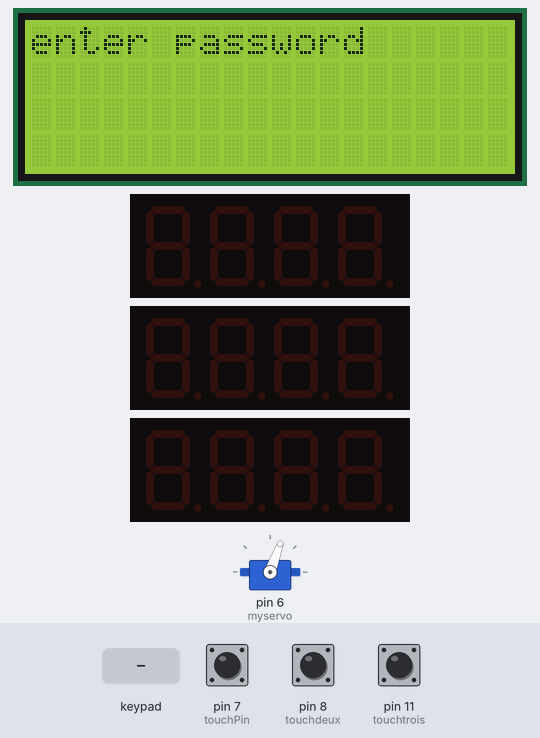
The sketch below on a simulated Arduino Uno, built with avr-gcc and run on an emulated ATmega328P. Parts: 20×4 character LCD, servo, 3 × 4-digit seven-segment display. The inputs (shaded band) are chosen by the test bench; at power-on: pin 7 (touchPin) HIGH, pin 8 (touchdeux) HIGH, pin 11 (touchtrois) HIGH. The audio player accepts every command and is not drawn; what the sketch prints to the serial monitor is not drawn.

Above: at 1.8 s.
1.9 s: keypad keys 2 2 2 2 pressed 0.4 s apart
At 5.1 s:
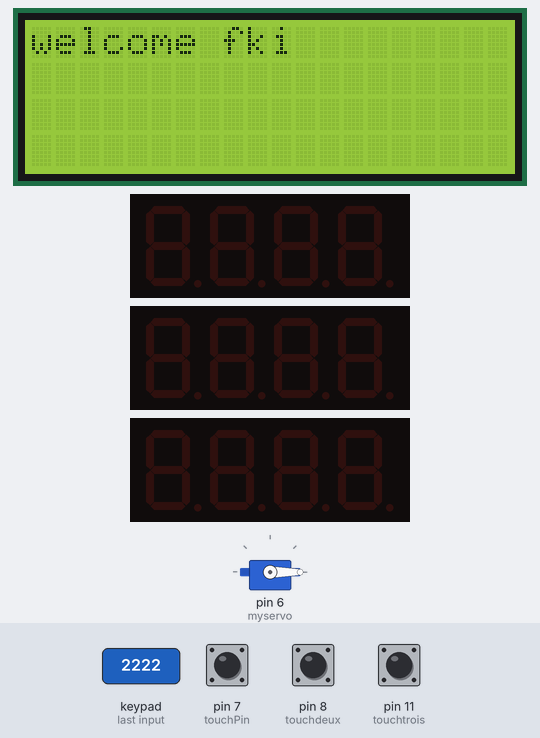
6.5 s: key 'A' pressed
At 9.2 s:
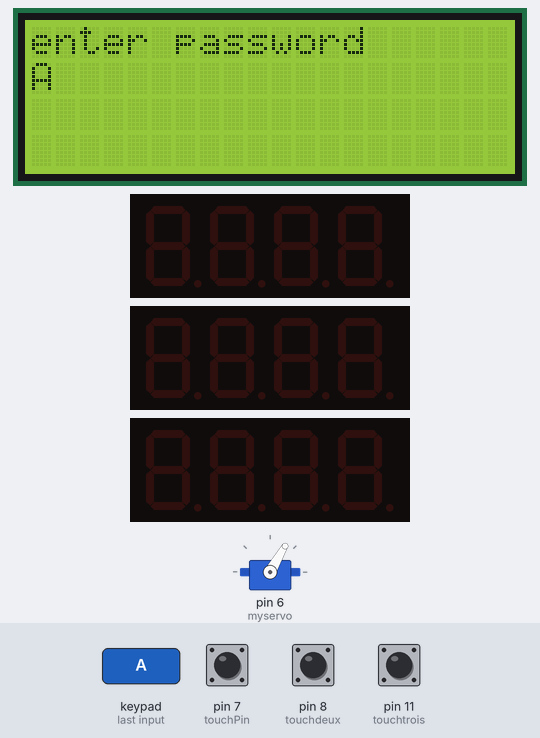
9.5 s: key 'B' pressed
At 10.3 s:
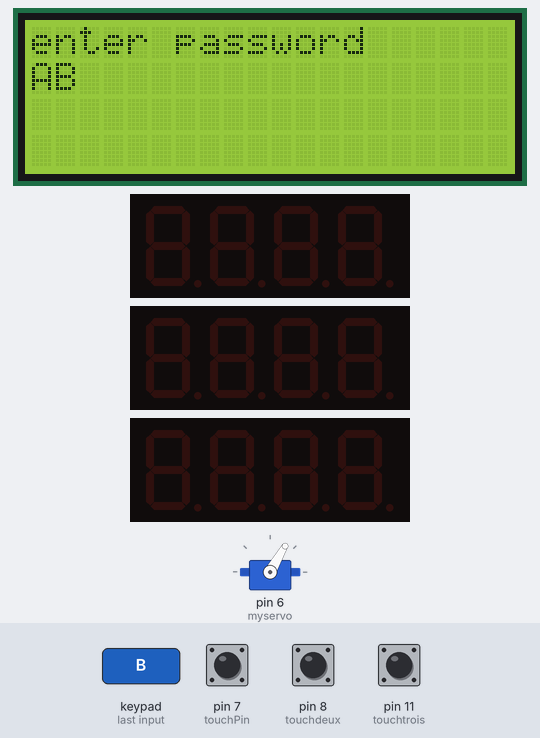
11.0 s: keypad keys 2 2 2 2 # pressed 0.4 s apart
At 12.5 s:
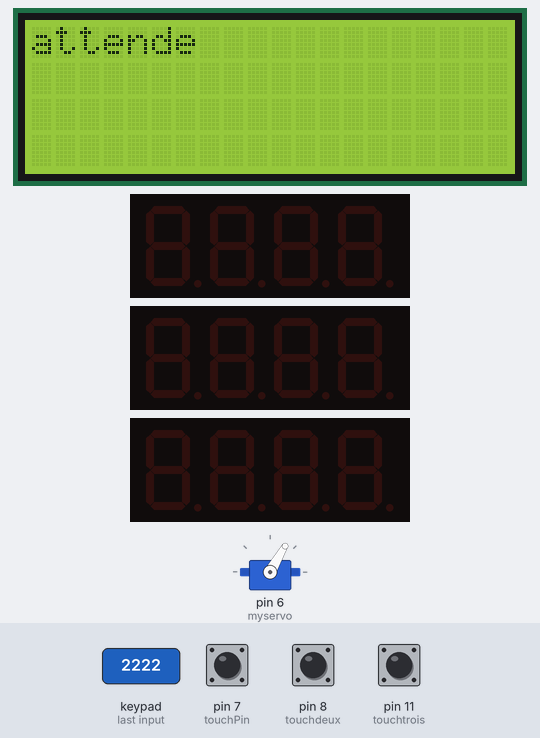
15.4 s: key 'C' pressed
At 15.46 s:
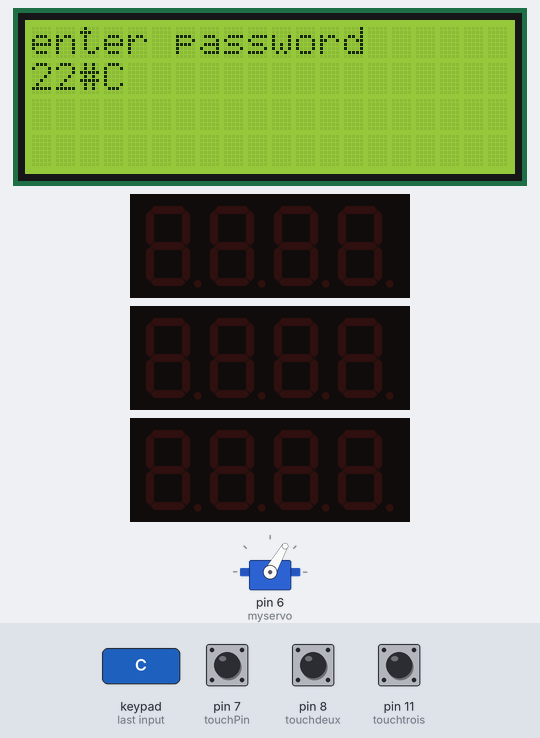
17.0 s: keypad keys 2 2 2 2 * pressed 0.4 s apart
At 19.0 s:
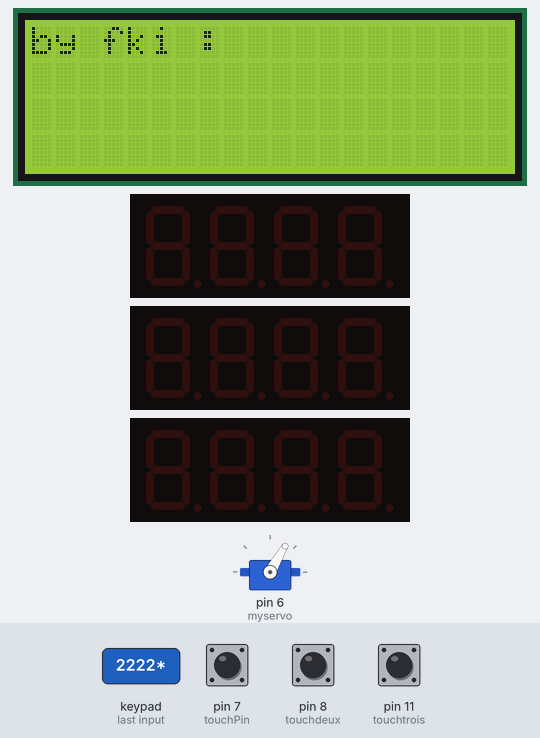
Timing chart, 0 to 20.5 s (numbered marks = the images above; inputs shaded):
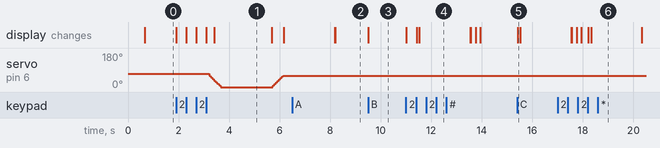

The sketch:

afficheurson.ino
```cpp
#include <TM1637Display.h>
#include "SoftwareSerial.h"
#include "DFRobotDFPlayerMini.h"
#include <LiquidCrystal_I2C.h>
#include <Keypad.h>
#include <Servo.h>
Servo myservo;
const int ROW_NUM = 4; //four rows
const int COLUMN_NUM = 4; //four columns
LiquidCrystal_I2C lcd(0x27, 20, 4);
char keys[ROW_NUM][COLUMN_NUM] = {
{'1','2','3', 'A'},
{'4','5','6', 'B'},
{'7','8','9', 'C'},
{'*','0','#', 'D'}
};
String code="";
byte pin_rows[ROW_NUM] = {A0,A1}; //connect to the row pinouts of the keypad
byte pin_column[COLUMN_NUM] = {A2,A3}; //connect to the column pinouts of the keypad
Keypad keypad = Keypad( makeKeymap(keys), pin_rows, pin_column, ROW_NUM, COLUMN_NUM );

#define CLK1 2
#define DIO1 3
#define CLK2 4
#define DIO2 5
#define CLK3 12
#define DIO3 13
#define TEST_DELAY   300
TM1637Display display1(CLK1, DIO1);// define dispaly 1 object
TM1637Display display2(CLK2, DIO2);// define dispaly 1 object
TM1637Display display3(CLK3, DIO3);
uint8_t data[] = { 0x0, 0x0, 0x0, 0x0 };
const int touchPin = 7;
const int touchDelay = 500;
const int touchdeux = 8;
const int touchtrois = 11;
int count=0;// variable holding the count number
int lastButtonState = 0;
int lastButtonStatedeux = 0;
int lastButtonStatetrois = 0;

SoftwareSerial mySoftwareSerial(10,9); // RX, TX
DFRobotDFPlayerMini myDFPlayer;
int count2=0;
int count3=0;
int t1=1,t2=1;
int tt=580;
int w=0;
int f=0;
int a=0;
int pos = 0;
void setup() {
 lcd.init(); // initialisation de l’afficheur
 lcd.clear();
 lcd.backlight(); // active le rétro-éclairage6
  myservo.attach(6);// 1 esm el pin
    myservo.write(70);
  Serial.begin(9600);// initialize serial monitor with 9600 baud
  pinMode(touchPin,INPUT_PULLUP);// define a pin for touch module
    pinMode(touchdeux,INPUT_PULLUP);// define a pin for touch module
    pinMode(touchtrois,INPUT_PULLUP);// define a pin for touch module

  display1.setBrightness(0x0f);// set brightness of dispaly 1
  display1.setSegments(data);// fill display 1 with whatever data[] array has

   display2.setBrightness(0x0f);// set brightness of dispaly 1
  display2.setSegments(data);

     display3.setBrightness(0x0f);// set brightness of dispaly 1
  display3.setSegments(data);
   mySoftwareSerial.begin(9600);
  if (!myDFPlayer.begin(mySoftwareSerial)) {  //Use softwareSerial to communicate with mp3.
    Serial.println(F("Unable to begin:"));
    Serial.println(F("1.Please recheck the connection!"));
    Serial.println(F("2.Please insert the SD card!"));
    while(true);
  }
  Serial.println(F("DFPlayer Mini online."));

  myDFPlayer.setTimeOut(500); //Set serial communictaion time out 500ms
  myDFPlayer.volume(30);  //Set volume value (0~30).
  myDFPlayer.EQ(DFPLAYER_EQ_CLASSIC);
  myDFPlayer.outputDevice(DFPLAYER_DEVICE_SD);
}
void fct_a(){

  atend:
do{
}
  while(! myDFPlayer.available());
  if(myDFPlayer.readType()!=DFPlayerPlayFinished)
  {
//    myDFPlayer.readType()=x;
    goto atend;
    delay(1);
  }
  myDFPlayer.pause();
}

void loop() {
  // Robojax.com Touch counter 20181029
  lcd.setCursor(0, 0); // se positionner à la première ligne
  lcd.print("enter password");
char key = keypad.getKey();
if(key) // On appuie sur une touche du clavier matriciel
{
 lcd.setCursor(0, 1); // se positionner à la première ligne
code+=key;
lcd.print(code);  // Afficher le carctere saisie sur l'afficheur LCD

delay(100);
}
if ((code.length()==4)){

  if (code=="2222") {
  f=f+1;
    if(f==1){
    lcd.clear();
     lcd.setCursor(0, 0); // se positionner à la première ligne
  lcd.print("welcome fki");
      //le moteur tourne pour ouvrir la porte
openn();

  delay(2000);
   lcd.clear();
closee();
}
 if(f==2){
      lcd.clear();
        lcd.setCursor(0, 0); // se positionner à la première ligne
  lcd.print("by fki :");
  lcd.setCursor(0, 1);
  delay(2000);
  lcd.clear();
  f=0;
    }
  }
   if (code=="1111"){
    a=a+1;
    if(a==1){
    lcd.clear();
     lcd.setCursor(0, 0); // se positionner à la première ligne
  lcd.print("welcome aziz");
      //le moteur tourne pour ouvrir la porte
openn();

  delay(2000);
   lcd.clear();
closee();
}
 if(a==2){
      lcd.clear();
        lcd.setCursor(0, 0); // se positionner à la première ligne
  lcd.print("by aziz :");
  lcd.setCursor(0, 1);
  delay(2000);
  lcd.clear();
  a=0;
    }
    }
  if (code=="4444") {
    w=w+1;
    if(w==1){
    lcd.clear();
     lcd.setCursor(0, 0); // se positionner à la première ligne
  lcd.print("welcome wassim");
      //le moteur tourne pour ouvrir la porte
openn();

  delay(2000);
   lcd.clear();
closee();
}
 if(w==2){
      lcd.clear();
        lcd.setCursor(0, 0); // se positionner à la première ligne
  lcd.print("by wassim :");
  lcd.setCursor(0, 1);
  delay(2000);
  lcd.clear();
  w=0;
    }
  }
   if (code=="11111"){
    }
    else {
       lcd.clear();
         lcd.print("attende");
         delay(2000);
         code="";
  }
  }
  int touchValue = digitalRead(touchPin);// read touchPin and store it in touchValue
 if (touchValue != lastButtonState) {
  // if touchValue is HIGH
  if(touchValue == LOW)
  {
          count++;// increment the count
          display1.setSegments(data); // clear the screen from previous values
      display1.showNumberDec(count);// display the count
    appel(1,count);


    delay(touchDelay);
  }
 }
   int touchd =digitalRead(touchdeux);
  if (touchd != lastButtonStatedeux) {
  // if touchValue is HIGH
  if(touchd == LOW)
  {
      count2++;// increment the count
          display2.setSegments(data); // clear the screen from previous values
      display2.showNumberDec(count2);// display the count
    appel(2,count2);

    delay(touchDelay);
  }
 }
    int toucht =digitalRead(touchtrois);
  if (toucht != lastButtonStatetrois) {
  // if touchValue is HIGH
  if(toucht == LOW)
  {
         count3++;
           display3.setSegments(data); // clear the screen from previous values
      display3.showNumberDec(count3);// display the count
    appel(3,count3);

    delay(touchDelay);
  }
 }
lastButtonState = touchValue;
lastButtonStatedeux=touchd;
lastButtonStatetrois=toucht;
}
void closee(){
 for (pos = 0; pos <= 60; pos += 2) { // goes from 180 degrees to 0 degrees
    myservo.write(pos);              // tell servo to go to position in variable 'pos'
    delay(15);                       // waits 15ms for the servo to reach the position
  }
}
void openn(){
    for (pos = 60; pos >= 0; pos -= 2) { // goes from 0 degrees to 180 degrees
    // in steps of 1 degree
    myservo.write(pos);              // tell servo to go to position in variable 'pos'
    delay(15);                       // waits 15ms for the servo to reach the position
  }
}
void appel(uint8_t g_nb, int value){
int s=(value / 100) % 10;
int d=(value / 10) % 10;
int u=(value / 1) % 10;
Serial.println(s);
Serial.println(d);
Serial.println(u);
myDFPlayer.playFolder(1,150);
fct_a();
delay(2000);
myDFPlayer.playFolder(1, 21);
fct_a();
 delay(t2);
if (s!=0)
{
s=s+100;
myDFPlayer.playFolder(1, s);
fct_a();
delay(t1);
if(value % 100!=0){
  myDFPlayer.playFolder(1, 22);
fct_a();
 delay(t1);
}
}
if(u==1&d==1)
{
   myDFPlayer.playFolder(1, 111);
fct_a();
}else
{
if (u!=0)
{
 myDFPlayer.playFolder(1, u);
 if (d!=1)
{
fct_a();
}else
 {delay(tt);
 }
}
if (d!=0)
{
Serial.println("d");

if (u!=0 && d!=1)
{
  myDFPlayer.playFolder(1, 22);
fct_a();
}
d=d+10;
 myDFPlayer.playFolder(1, d);
fct_a();
}
}
 //delay(t2);
   myDFPlayer.playFolder(1, 23);
fct_a();
// delay(t2);
 myDFPlayer.playFolder(1, g_nb);
 // myDFPlayer.pause();
}
```

Measured:
- after the input at 1.9 s, the display: first changes at once (image 1 shows a later state)
- after the input at 6.5 s, the display: first differs from a run without the input after 1.7 s (image 2)
- after the input at 9.5 s, the display: changes at once (image 3)
- after the input at 11.0 s, the display: first changes at once (image 4 shows a later state)
- after the input at 15.4 s, the display: changes at once (image 5)
- after the input at 17.0 s, the display: first differs from a run without the input after 0.57 s (image 6 shows a later state)
- what the display in image 1 shows lasts 2.3 s, from 3.4 s to 5.7 s
